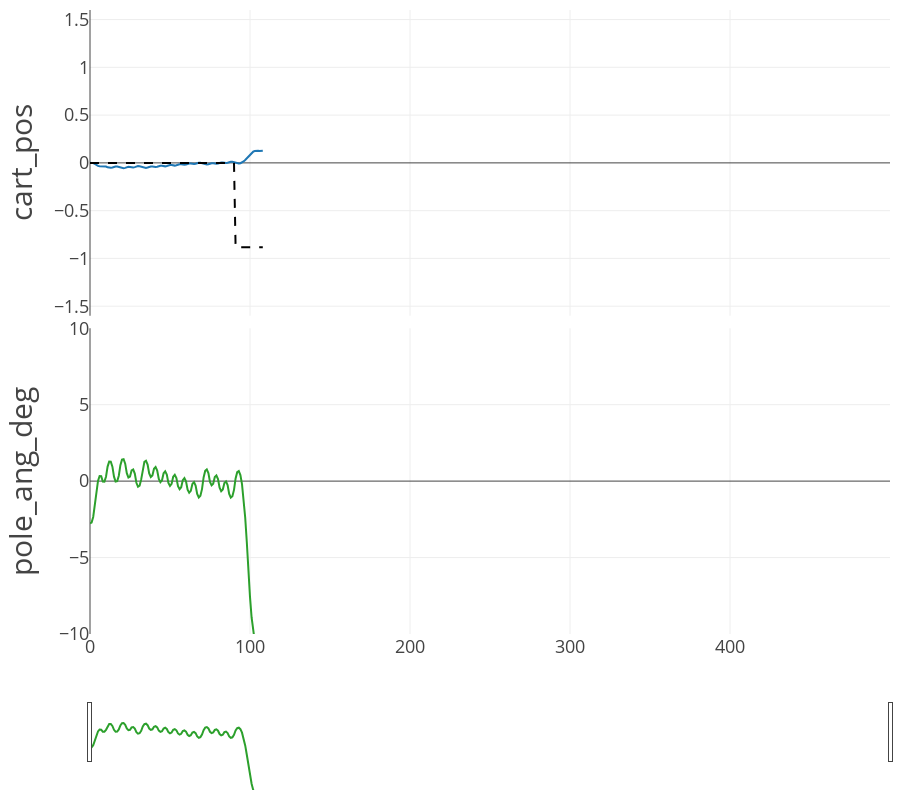

The notebook cell saved with this chart:
### Code cell
EP = 1

fig = cprender.lineplot(df, ep=EP, incl_velo=False)
fig.show()
